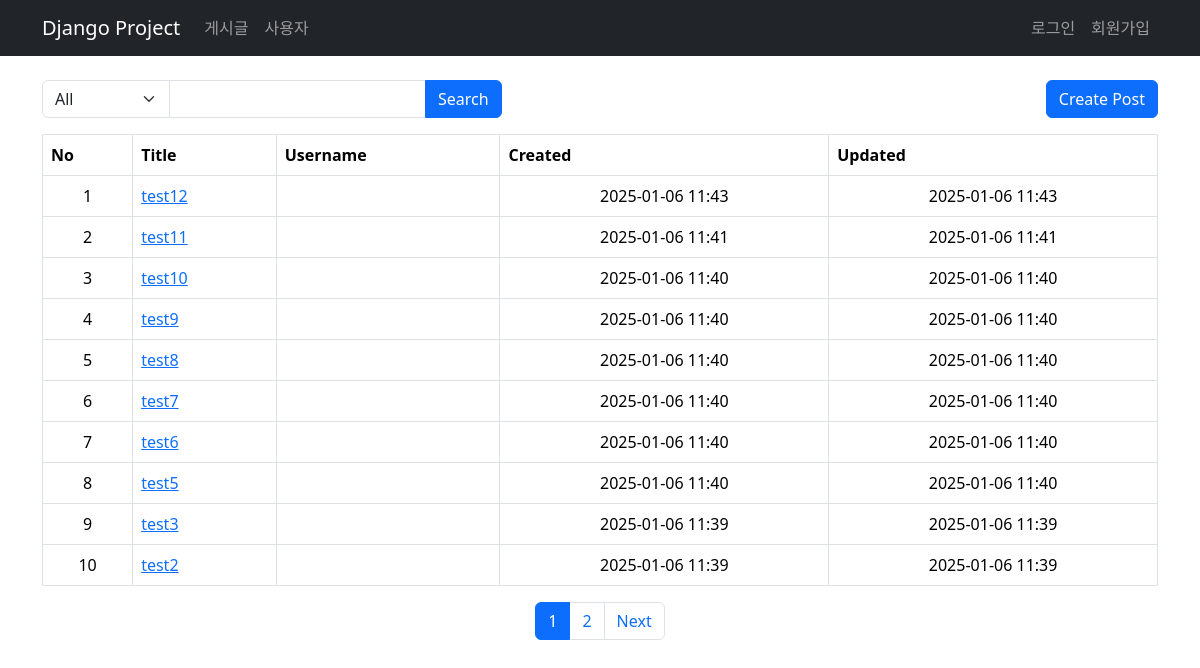
/posts/, run on an earlier commit of the app's database.
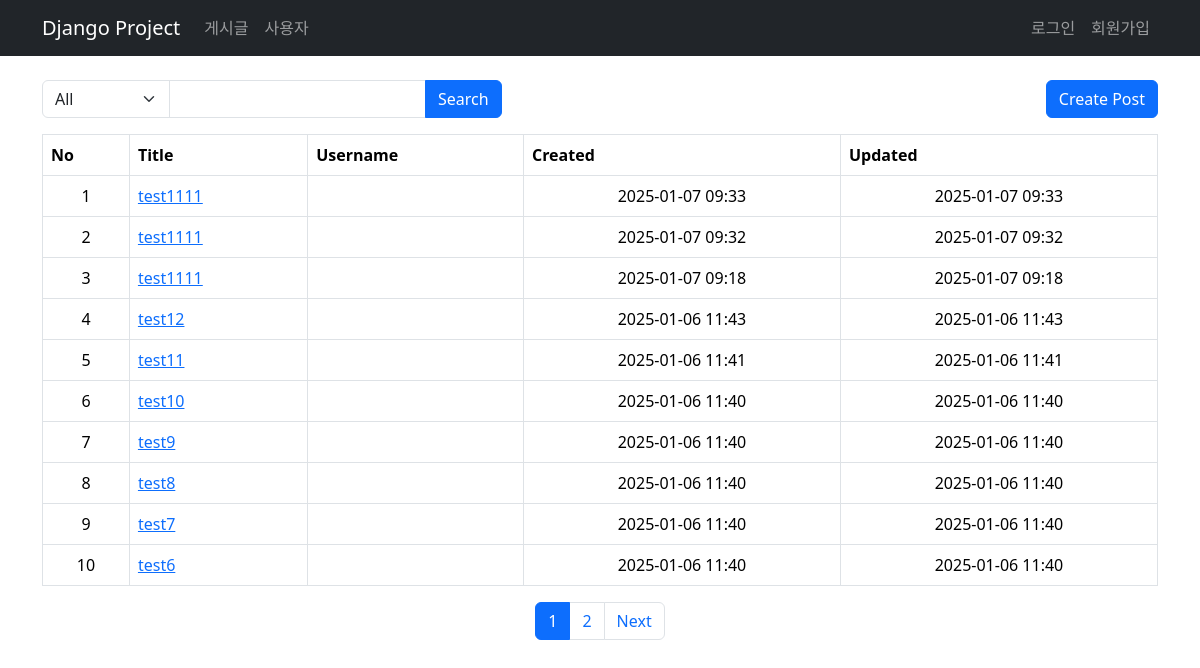
And on a later commit of the database.
### posts/models.py (models this page shows, shortened)
class Posts(models.Model):
    title = models.CharField(verbose_name="title", max_length=100)
    content = models.TextField(verbose_name="content")
    password = models.CharField(verbose_name="password", max_length=100)
    username = models.CharField(verbose_name="username", max_length=100)
    filename = models.CharField(verbose_name="filename", max_length=100, null=True, blank=True)
    original_filename = models.CharField(verbose_name="original filename", max_length=100, null=True, blank=True)
    created_at = models.DateTimeField(verbose_name="created", auto_now_add=True)
    updated_at = models.DateTimeField(verbose_name="updated", auto_now=True)
    class Meta:
        db_table = "posts"
        verbose_name = "post"
        verbose_name_plural = "List of posts"

### posts/views.py (the view, shortened to what this page needs)
# urls.py: path('', views.get_posts, name='list'),
def get_posts(request):
    page = request.GET.get('page', 1)
    posts = Posts.objects.all().order_by('-created_at') # 최신순으로 정렬
    searchType = request.GET.get('searchType')
    searchKeyword = request.GET.get('searchKeyword')
    paginator = Paginator(posts, 10)
    page_obj = paginator.get_page(page)
    start_index = paginator.count - (paginator.per_page * (page_obj.number -1))
    for index, _ in enumerate(page_obj, start=0):
        page_obj[index].index_number = start_index - index
    return render(request, 'posts/list.html', {
        'posts': page_obj,
        'searchType': searchType,
        'searchKeyword': searchKeyword,
    })

### templates/posts/list.html (shortened to what this page needs)
{% extends "base.html" %}
{%block content%}
<div class="row">
    <div class="col-12">
        <div class="d-flex justify-content-between">
             <form method="GET">
                <div class="input-group">
                    <select name="searchType" class="form-select w-auto">
                        <option value="all" {% if searchType == 'all' %} selected {% endif %}>All</option>
                    </select>
                    <input type="text" name="searchKeyword" class="form-control w-auto" value="{{ searchKeyword|default_if_none:'' }}">
                    <button type="submit" class="btn btn-primary">Search</button>
                </div>
             </form>
            <a href="{% url 'posts:create' %}" class="btn btn-primary">Create Post</a>
        </div>
    </div>
</div>
<div class="row">
    <div class="col-12">
        <div class="table-responsive">
            <table class="table table-bordered mt-3">
                <thead>
                    <tr class="" text-center">
                        <th>No</th>
                        <th>Title</th>
                        <th>Username</th>
                        <th>Created</th>
                        <th>Updated</th>
                    </tr>
                </thead>
                <tbody>
                    {% for post in posts %}
                    <tr>
                        <td class="text-center">{{ forloop.counter }}</td>
                        <td><a href="{% url 'posts:read' post_id=post.id %}">{{ post.title }}</a></td>
                        <td class="text-center">{{ post.user.username }}</td>
                        <td class="text-center">{{ post.created_at | date:"Y-m-d H:i" }}</td>
                        <td class="text-center">{{ post.updated_at | date:"Y-m-d H:i" }}</td>
                    </tr>
                </tbody>
            </table>
        </div>
    </div>
</div>
<div class="row">
    <div class="col-12">
        <div>
            <nav aria-label="Page navigation">
                <ul class="pagination justify-content-center">
                    {% for page_number in posts.paginator.page_range %}
                        {% if page_number >= posts.number|add:'-5' and page_number <= posts.number|add:'5' %}
                        <li class="page-item {% if page_number == posts.number %} active {% endif %}">
                            <a class="page-link" href="{% url 'posts:list' %}?page={{ page_number }}">
                                {{ page_number }}
                            </a>
                        </li>
                        {% endif %}
                    {% endfor %}
                    {% if posts.has_next %}
                        <li class="page-item">
                            <a class="page-link" href="?page={{ posts.next_page_number }}">Next</a>
                        </li>
                    {% endif %}
                </ul>
            </nav>
        </div>
    </div>
</div>

What changed in the data, as far as the page shows it:
no longer on this page (row unchanged): Posts: title "test5", created_at "2025-01-06 11:40", updated_at "2025-01-06 11:40"
no longer on this page (row unchanged): Posts: title "test3", created_at "2025-01-06 11:39", updated_at "2025-01-06 11:39"
no longer on this page (row unchanged): Posts: title "test2", created_at "2025-01-06 11:39", updated_at "2025-01-06 11:39"
added Posts: title "test1111", created_at "2025-01-07 09:33", updated_at "2025-01-07 09:33"
added Posts: title "test1111", created_at "2025-01-07 09:32", updated_at "2025-01-07 09:32"
added Posts: title "test1111", created_at "2025-01-07 09:18", updated_at "2025-01-07 09:18"
